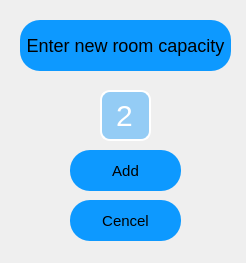
<?xml version="1.0" encoding="UTF-8"?>
<ui version="4.0">
 <class>Dialog</class>
 <widget class="QDialog" name="Dialog">
  <property name="geometry">
   <rect>
    <x>0</x>
    <y>0</y>
    <width>246</width>
    <height>263</height>
   </rect>
  </property>
  <property name="windowTitle">
   <string>Dialog</string>
  </property>
  <widget class="QSpinBox" name="capacity_input">
   <property name="geometry">
    <rect>
     <x>100</x>
     <y>90</y>
     <width>51</width>
     <height>51</height>
    </rect>
   </property>
   <property name="styleSheet">
    <string notr="true">background-color: transparent;
font-size:30px;
background-color:rgba(13, 153, 255,0.4);
color: rgb(255, 255, 255);
border:2px solid  rgb(255, 255, 255);
border-radius:10px;


</string>
   </property>
   <property name="alignment">
    <set>Qt::AlignCenter</set>
   </property>
   <property name="buttonSymbols">
    <enum>QAbstractSpinBox::NoButtons</enum>
   </property>
   <property name="showGroupSeparator" stdset="0">
    <bool>false</bool>
   </property>
   <property name="minimum">
    <number>2</number>
   </property>
   <property name="maximum">
    <number>12</number>
   </property>
   <property name="singleStep">
    <number>1</number>
   </property>
   <property name="value">
    <number>2</number>
   </property>
   <property name="displayIntegerBase">
    <number>10</number>
   </property>
  </widget>
  <widget class="QLabel" name="title_label">
   <property name="geometry">
    <rect>
     <x>20</x>
     <y>20</y>
     <width>211</width>
     <height>51</height>
    </rect>
   </property>
   <property name="styleSheet">
    <string notr="true">background-color: rgb(13, 153, 255);
border-radius:20px;
font-size:18px;
</string>
   </property>
   <property name="text">
    <string>Enter new room capacity</string>
   </property>
   <property name="alignment">
    <set>Qt::AlignCenter</set>
   </property>
  </widget>
  <widget class="QPushButton" name="cencel_btn">
   <property name="geometry">
    <rect>
     <x>70</x>
     <y>200</y>
     <width>111</width>
     <height>41</height>
    </rect>
   </property>
   <property name="styleSheet">
    <string notr="true">background-color: rgb(13, 153, 255);
border-radius:20px;
font-size:15px;
</string>
   </property>
   <property name="text">
    <string>Cencel</string>
   </property>
  </widget>
  <widget class="QPushButton" name="add_room_btn">
   <property name="geometry">
    <rect>
     <x>70</x>
     <y>150</y>
     <width>111</width>
     <height>41</height>
    </rect>
   </property>
   <property name="styleSheet">
    <string notr="true">background-color: rgb(13, 153, 255);
border-radius:20px;
font-size:15px;
</string>
   </property>
   <property name="text">
    <string>Add</string>
   </property>
  </widget>
 </widget>
 <resources/>
 <connections/>
</ui>
